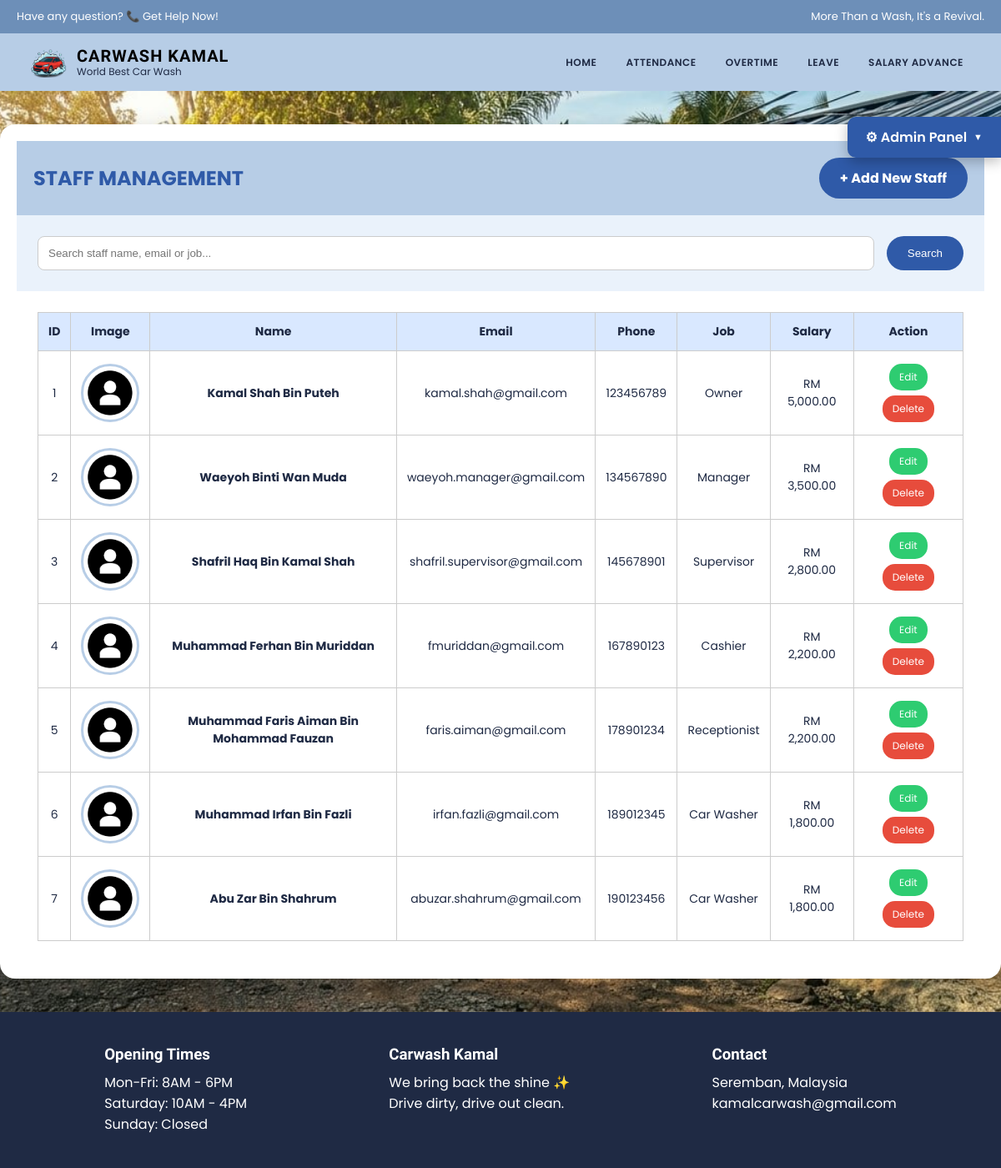
The app's page /staff/admin/staff_management.php (signed in) with its own data.
### tables this page shows
CREATE TABLE `staff` (
  `staff_id` int(11) NOT NULL,
  `staff_name` varchar(50) NOT NULL,
  `staff_email` varchar(100) DEFAULT NULL,
  `staff_password` varchar(255) DEFAULT NULL,
  `staff_phonenum` int(11) NOT NULL,
  `staff_dob` date NOT NULL,
  `staff_state` varchar(50) NOT NULL,
  `staff_hiredate` date NOT NULL,
  `staff_salary` int(11) NOT NULL,
  `staff_job` varchar(20) NOT NULL,
  `staff_gender` tinyint(1) NOT NULL,
  `staff_image` varchar(255) DEFAULT NULL
);

### staff/admin/staff_management.php (the view, shortened to what this page needs)
<?php
include("../../config.php");
$search = $_GET['search'] ?? "";
$stmt = $conn->prepare("
    SELECT *
    FROM staff
    WHERE
    staff_name LIKE ?
    OR staff_email LIKE ?
    OR staff_job LIKE ?
    ORDER BY staff_id ASC
");
$stmt->execute([
    "%$search%",
    "%$search%",
    "%$search%"
]);
$staff_list = $stmt->fetchAll();
?>
<?php include("../includes/admin_header.php"); ?>
<?php include("../includes/admin_toolbar.php"); ?>
<link rel="stylesheet" href="../../CSS/style.css">
<body>
<section class="page-bg">
<div class="container">
<div class="card">
<div class="card-header">
<h1>
STAFF MANAGEMENT
</h1>
<a href="add_staff.php" class="add-btn">
+ Add New Staff
</a>
</div>
<div class="search-box">
<form method="GET">
<input
type="text"
name="search"
placeholder="Search staff name, email or job..."
value="<?php echo htmlspecialchars($search); ?>"
>
<button
class="search-btn"
>
Search
</button>
</form>
</div>
<div class="table-wrapper">
<table>
<tr>
<th>
ID
</th>
<th>
Image
</th>
<th>
Name
</th>
<th>
Email
</th>
<th>
Phone
</th>
<th>
Job
</th>
<th>
Salary
</th>
<th>
Action
</th>
</tr>
<?php if(count($staff_list) > 0){ ?>
<?php foreach($staff_list as $staff){ ?>
<tr>
<td>
<?php echo $staff['staff_id']; ?>
</td>
<td>
<img
class="staff-img"
src="<?php
if(!empty($staff['staff_image'])){
    if(file_exists("../../images/uploads/".$staff['staff_image'])){
        echo "../../images/uploads/".$staff['staff_image'];
    }
    elseif(file_exists("../../images/".$staff['staff_image'])){
        echo "../../images/".$staff['staff_image'];
    }
    else{
        echo "../../images/uploads/default.png";
    }
}
else{
    echo "../../images/uploads/default.png";
}
?>"
>
</td>
<td>
<b>
<?php echo $staff['staff_name']; ?>
</b>
</td>
<td>
<?php echo $staff['staff_email']; ?>
</td>
<td>
<?php echo $staff['staff_phonenum']; ?>
</td>
<td>
<?php echo $staff['staff_job']; ?>
</td>
<td>
RM <?php echo number_format($staff['staff_salary'],2); ?>
</td>
<td>
<a
href="edit_staff.php?id=<?php echo $staff['staff_id']; ?>"
class="action-btn edit"
>
Edit
</a>
<a
href="delete_staff.php?id=<?php echo $staff['staff_id']; ?>"
class="action-btn delete"
>
Delete
</a>
</td>
</tr>
<?php } ?>
<?php } ?>
</table>
</div>
</div>
</div>
</section>
<?php include("../includes/footer.php"); ?>
</body>
</html>

### staff/includes/admin_header.php
<link rel="stylesheet" href="../../css/style.css">
<div class="top-bar">
    <div>
        Have any question? 📞 Get Help Now!
    </div>
    <div>
        More Than a Wash, It's a Revival.
    </div>
</div>
<header class="header">
    <div class="logo-section">
        <img
        src="../../images/logo.png"
        class="logo"
        alt="Carwash Logo"
        >
        <div class="brand-text">
            <h1>
            CARWASH KAMAL
            </h1>
            <span>
            World Best Car Wash
            </span>
        </div>
    </div>
    <nav class="nav">
        <a href="../staff_home.php">
            HOME
        </a>
        <a href="../pages/attendance.php">
            ATTENDANCE
        </a>
        <a href="../pages/overtime.php">
            OVERTIME
        </a>
        <a href="../pages/leave.php">
            LEAVE
        </a>
        <a href="../pages/salary_advance.php">
            SALARY ADVANCE
        </a>
    </nav>
</header>

### staff/includes/admin_toolbar.php (shortened to what this page needs)
<div class="admin-toolbar">
<div class="admin-title">
⚙ Admin Panel
</div>
</div>

### staff/includes/footer.php
<footer class="footer">
    <div class="footer-box">
        <h3>Opening Times</h3>
        <p>Mon-Fri: 8AM - 6PM</p>
        <p>Saturday: 10AM - 4PM</p>
        <p>Sunday: Closed</p>
    </div>
    <div class="footer-box">
        <h3>Carwash Kamal</h3>
        <p>We bring back the shine ✨</p>
        <p>Drive dirty, drive out clean.</p>
    </div>
    <div class="footer-box">
        <h3>Contact</h3>
        <p>Seremban, Malaysia</p>
        <p>kamalcarwash@gmail.com</p>
    </div>
</footer>

### css/style.css (style rules this page uses)
* { margin: 0; padding: 0; box-sizing: border-box; }
body { background: #eaf2fb; font-family: 'Poppins', sans-serif; color: #1f2a44; }
.top-bar { background: #6d8fb8; color: white; display: flex; justify-content: space-between; padding: 10px 20px; font-size: 13px; align-items: center; }
.header { display: flex; justify-content: space-between; align-items: center; padding: 12px 35px; background: #b7cde6; }
.logo-section { display: flex; align-items: center; gap: 12px; max-height: 70px; overflow: hidden; }
.logo { width: 45px !important; height: 45px !important; max-width: 45px !important; max-height: 45px !important; object-fit: contain !important; display: block !important; }
.brand-text { display: flex; flex-direction: column; line-height: 1.2; }
.brand-text h1 { font-family: 'Oswald', sans-serif; font-size: 20px; font-weight: 700; letter-spacing: 1px; text-transform: uppercase; color: #000; }
.brand-text span { font-family: 'Poppins', sans-serif; font-size: 12px; color: #1f2a44; }
.nav { display: flex; gap: 15px; flex-wrap: wrap; align-items: center; }
.nav a { text-decoration: none; font-size: 12px; font-weight: 600; text-transform: uppercase; color: #1f2a44; padding: 6px 10px; border-radius: 5px; transition: 0.2s ease; letter-spacing: 0.5px; white-space: nowrap; }
.card { background: white; border-radius: 15px; box-shadow: 0 10px 25px rgba(0,0,0,0.1); padding: 20px; }
.footer { display: flex; justify-content: space-around; background: #1f2a44; color: white; padding: 40px; }
.footer-box h3 { margin-bottom: 10px; font-family: 'Oswald', sans-serif; }

### staff/includes/admin_toolbar.php (style rules this page uses)
.admin-toolbar { position:fixed; top:140px; right:0; z-index:9999; }
.admin-title { background:#2f5aa8; color:white; padding:12px 22px; font-weight:600; cursor:pointer; border-radius:10px 0 0 10px; box-shadow: 0 5px 15px rgba(0,0,0,.25); display:flex; align-items:center; gap:8px; transition:.3s; }
.admin-title::after { content:"▼"; font-size:11px; transition:.3s; }

### staff/admin/staff_management.php (style rules this page uses)
.page-bg { background:url("../../images/hero.jpg") center/cover no-repeat; min-height:100vh; padding:40px 0; display:flex; justify-content:center; }
.container { width:1200px; }
.card { background:white; border-radius:18px; overflow:hidden; box-shadow:0 12px 30px rgba(0,0,0,.2); }
.card-header { background:#b7cde6; padding:20px; display:flex; justify-content:space-between; align-items:center; }
.card-header h1 { color:#2f5aa8; margin:0; }
.add-btn { background:#2f5aa8; color:white; padding:12px 25px; border-radius:25px; text-decoration:none; font-weight:bold; }
.search-box { padding:25px; background:#eaf2fb; }
.search-box form { display:flex; gap:15px; }
.search-box input { flex:1; padding:12px; border-radius:8px; border:1px solid #ccc; }
.search-btn { padding:12px 25px; border:none; border-radius:25px; background:#2f5aa8; color:white; cursor:pointer; }
.table-wrapper { padding:25px; overflow-x:auto; }
table { width:100%; border-collapse:collapse; font-size:14px; }
th { background:#d9e8ff; }
th, td { border:1px solid #ccc; padding:12px; text-align:center; }
.staff-img { width:70px; height:70px; border-radius:50%; object-fit:cover; border:3px solid #b7cde6; }
.action-btn { padding:7px 12px; border-radius:15px; color:white; text-decoration:none; font-size:12px; margin:3px; display:inline-block; }
.edit { background:#2ecc71; }
.delete { background:#e74c3c; }

### records on screen
staff: staff_id "1", staff_image (placeholder picture), staff_name "Kamal Shah Bin Puteh", staff_email "kamal.shah@gmail.com", staff_phonenum "123456789", staff_job "Owner", staff_salary "5,000.00"
staff: staff_id "2", staff_image (placeholder picture), staff_name "Waeyoh Binti Wan Muda", staff_email "waeyoh.manager@gmail.com", staff_phonenum "134567890", staff_job "Manager", staff_salary "3,500.00"
staff: staff_id "3", staff_image (placeholder picture), staff_name "Shafril Haq Bin Kamal Shah", staff_email "shafril.supervisor@gmail.com", staff_phonenum "145678901", staff_job "Supervisor", staff_salary "2,800.00"
staff: staff_id "4", staff_image (placeholder picture), staff_name "Muhammad Ferhan Bin Muriddan", staff_email "fmuriddan@gmail.com", staff_phonenum "167890123", staff_job "Cashier", staff_salary "2,200.00"
staff: staff_id "5", staff_image (placeholder picture), staff_name "Muhammad Faris Aiman Bin Mohammad Fauzan", staff_email "faris.aiman@gmail.com", staff_phonenum "178901234", staff_job "Receptionist", staff_salary "2,200.00"
staff: staff_id "6", staff_image (placeholder picture), staff_name "Muhammad Irfan Bin Fazli", staff_email "irfan.fazli@gmail.com", staff_phonenum "189012345", staff_job "Car Washer", staff_salary "1,800.00"
staff: staff_id "7", staff_image (placeholder picture), staff_name "Abu Zar Bin Shahrum", staff_email "abuzar.shahrum@gmail.com", staff_phonenum "190123456", staff_job "Car Washer", staff_salary "1,800.00"
